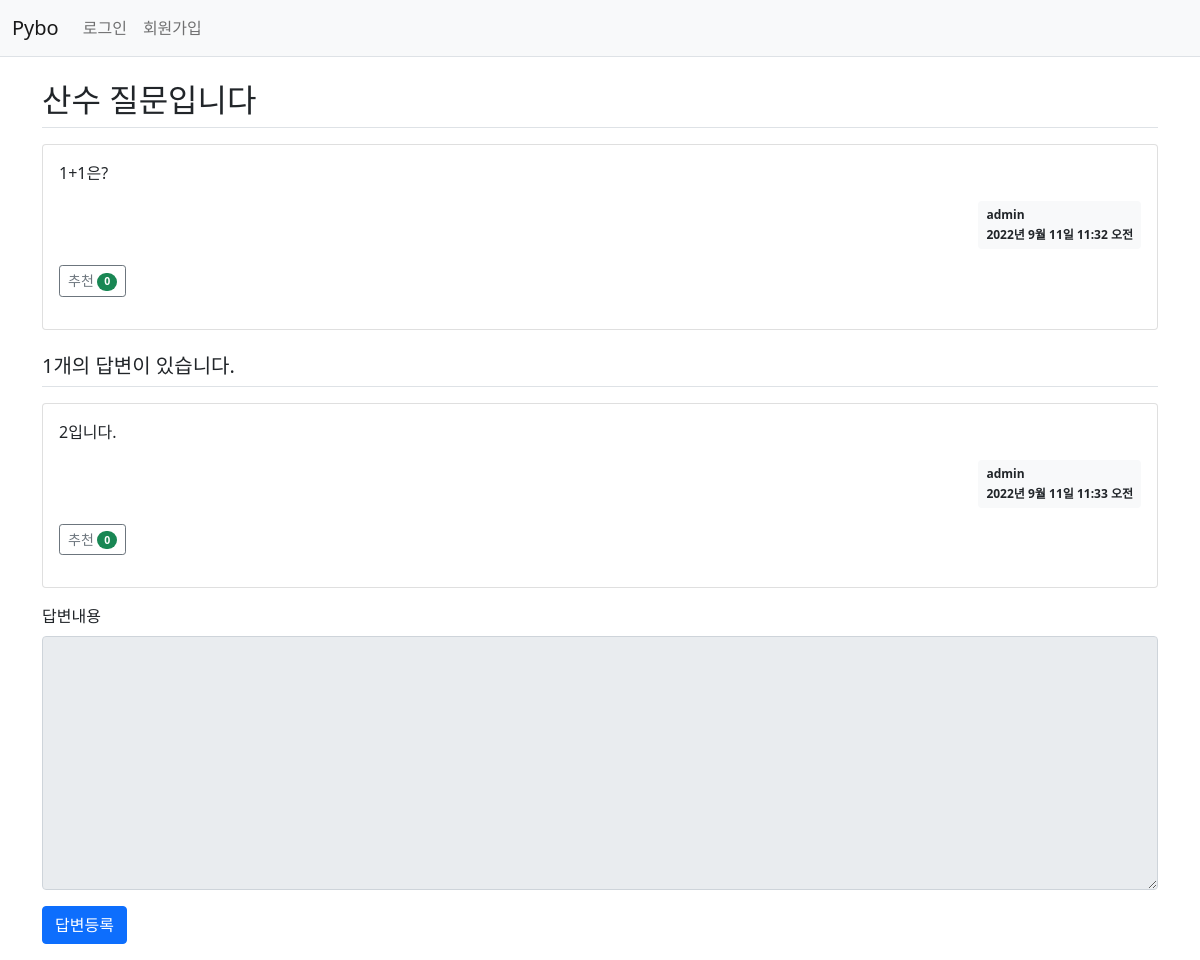
/pybo/6/, run on the app's committed database.
### pybo/models.py (models this page shows, shortened)
class Question(models.Model):
    author = models.ForeignKey(User, on_delete=models.CASCADE, related_name='author_question')
    subject = models.CharField(max_length=200)
    content = models.TextField()
    create_date = models.DateTimeField()
    modify_date = models.DateTimeField(null=True, blank=True)
    voter = models.ManyToManyField(User, related_name='voter_question')

class Answer(models.Model):
    author = models.ForeignKey(User, on_delete=models.CASCADE, related_name='author_answer')
    question = models.ForeignKey(Question, on_delete=models.CASCADE)
    content = models.TextField()
    create_date = models.DateTimeField()
    modify_date = models.DateTimeField(null=True, blank=True)
    voter = models.ManyToManyField(User, related_name='voter_answer')

### pybo/views/base_views.py (the view)
def detail(request, question_id):
    question = get_object_or_404(Question, pk=question_id)
    context = {'question': question}
    return render(request, 'pybo/question_detail.html', context)

### pybo/templatetags/pybo_filter.py (called while the page is built)
@register.filter
def mark(value):
    extensions = ["nl2br", "fenced_code"]
    return mark_safe(markdown.markdown(value, extensions=extensions))

### templates/pybo/question_detail.html (shortened to what this page needs)
{% extends 'base.html' %}
{% load pybo_filter %}
{% block content %}
<div class="container my-3">
    <h2 class="border-bottom py-2">{{ question.subject }}</h2>
    <div class="card my-3">
        <div class="card-body">
            <div class="card-text">{{ question.content|mark }}</div>
            <div class="d-flex justify-content-end">
                <div class="badge bg-light text-dark p-2 text-start">
                    <div class="mb-2">{{ question.author.username }}</div>
                    <div>{{ question.create_date }}</div>
                </div>
            </div>
            <div class="my-3">
                <a href="javascript:void(0)" data-uri="{% url 'pybo:question_vote' question.id  %}"
                   class="recommend btn btn-sm btn-outline-secondary"> 추천
                    <span class="badge rounded-pill bg-success">{{question.voter.count}}</span>
                </a>
            </div>
        </div>
    </div>
    <h5 class="border-bottom my-3 py-2">{{question.answer_set.count}}개의 답변이 있습니다.</h5>
    {% for answer in question.answer_set.all %}
    <div class="card my-3">
        <div class="card-body">
            <div class="card-text">{{ answer.content|mark }}</div>
            <div class="d-flex justify-content-end">
                <div class="badge bg-light text-dark p-2 text-start">
                    <div class="mb-2">{{ answer.author.username }}</div>
                    <div>{{ answer.create_date }}</div>
                </div>
            </div>
            <div class="my-3">
                <a href="javascript:void(0)" data-uri="{% url 'pybo:answer_vote' answer.id  %}"
                   class="recommend btn btn-sm btn-outline-secondary"> 추천
                    <span class="badge rounded-pill bg-success">{{answer.voter.count}}</span>
                </a>
            </div>
        </div>
    </div>
    {% endfor %}
    <form action="{% url 'pybo:answer_create' question.id %}" method="post" class="my-3">
        <div class="mb-3">
            <label for="content" class="form-label">답변내용</label>
            <textarea {% if not user.is_authenticated %}disabled{% endif %}
                      name="content" id="content" class="form-control" rows="10"></textarea>
        </div>
        <input type="submit" value="답변등록" class="btn btn-primary">
    </form>
</div>
{% endblock %}

### data on the page
Question: subject "산수 질문입니다", content|mark "1+1은?", author.username "admin", create_date "2022년 9월 11일 11:32 오전", voter.count "0", answer_set.count "1"
Answer: content|mark "2입니다.", author.username "admin", create_date "2022년 9월 11일 11:33 오전", voter.count "0"
